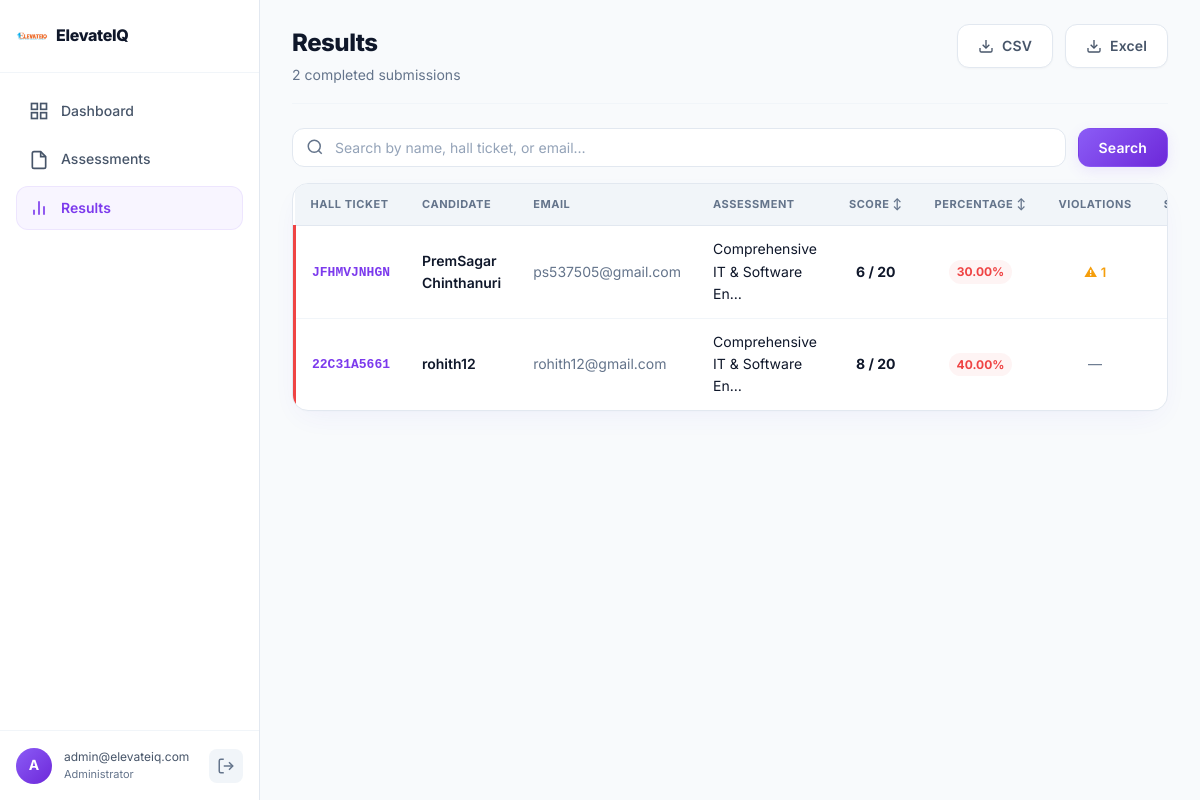
Page /admin/results (signed in) on the committed database.
### models/models.py (models this page shows, shortened)
class Admin(db.Model, UserMixin):
    __tablename__ = 'admins'
    id = db.Column(db.Integer, primary_key=True)
    email = db.Column(db.String(255), unique=True, nullable=False, index=True)
    password_hash = db.Column(db.String(255), nullable=False)
    created_at = db.Column(db.DateTime, default=datetime.utcnow, nullable=False)

class Submission(db.Model):
    __tablename__ = 'submissions'
    id = db.Column(db.Integer, primary_key=True)
    candidate_id = db.Column(
        db.Integer, db.ForeignKey('candidates.id', ondelete='CASCADE'),
        nullable=False, index=True
    )
    assessment_id = db.Column(
        db.Integer, db.ForeignKey('assessments.id', ondelete='CASCADE'),
        nullable=False, index=True
    )
    score = db.Column(db.Integer, default=0)
    total_questions = db.Column(db.Integer, default=0)
    percentage = db.Column(db.Float, default=0.0)
    violations = db.Column(db.Integer, default=0)
    status = db.Column(db.String(20), default='in_progress', index=True)  # in_progress | pass | fail
    submitted_at = db.Column(db.DateTime, nullable=True)
    answers = db.relationship(
        'Answer', backref='submission', lazy='dynamic',
        cascade='all, delete-orphan'
    )
    __table_args__ = (
        db.UniqueConstraint('candidate_id', 'assessment_id', name='uq_candidate_assessment'),
    )
    @property
    def submitted_at_ist(self):
        if not self.submitted_at:
            return None
        from datetime import timedelta
        return self.submitted_at + timedelta(hours=5, minutes=30)

class Candidate(db.Model):
    __tablename__ = 'candidates'
    id = db.Column(db.Integer, primary_key=True)
    full_name = db.Column(db.String(255), nullable=False)
    email = db.Column(db.String(255), unique=True, nullable=False, index=True)
    hall_ticket = db.Column(db.String(100), unique=True, nullable=False, index=True)
    created_at = db.Column(db.DateTime, default=datetime.utcnow, nullable=False)
    submissions = db.relationship(
        'Submission', backref='candidate', lazy='dynamic',
        cascade='all, delete-orphan'
    )

class Assessment(db.Model):
    __tablename__ = 'assessments'
    id = db.Column(db.Integer, primary_key=True)
    title = db.Column(db.String(255), nullable=False)
    description = db.Column(db.Text, nullable=True)
    duration = db.Column(db.Integer, nullable=False)          # minutes
    pass_percentage = db.Column(db.Float, nullable=False, default=60.0)
    status = db.Column(db.String(20), nullable=False, default='inactive')  # active | inactive
    created_at = db.Column(db.DateTime, default=datetime.utcnow, nullable=False)
    questions = db.relationship(
        'Question', backref='assessment', lazy='dynamic',
        cascade='all, delete-orphan', order_by='Question.id'
    )
    submissions = db.relationship(
        'Submission', backref='assessment', lazy='dynamic'
    )

### routes/admin.py (the view, shortened to what this page needs)
@admin_bp.route('/results')
@login_required
def results():
    page = request.args.get('page', 1, type=int)
    search = request.args.get('search', '').strip()
    per_page = 20
    query = (
        db.session.query(Submission)
        .join(Submission.candidate)
        .join(Submission.assessment)
        .filter(Submission.status != 'in_progress')
        .order_by(Submission.submitted_at.desc())
    )
    total = query.count()
    submissions = query.offset((page - 1) * per_page).limit(per_page).all()
    total_pages = max(1, (total + per_page - 1) // per_page)
    return render_template(
        'admin/results.html',
        submissions=submissions,
        page=page,
        total_pages=total_pages,
        total=total,
        search=search,
        per_page=per_page,
    )

### templates/admin/results.html (shortened to what this page needs)
{% extends "base.html" %}
{% block body_class %}admin-page{% endblock %}
{% block body %}
<div class="admin-layout">
  <aside class="sidebar">
    <div class="sidebar-logo">
      <div class="logo-icon-sm"><img src="{{ url_for('static', filename='image.png') }}" alt="ElevateIQ Logo" /></div>
      <span class="sidebar-brand">ElevateIQ</span>
    </div>
    <nav class="sidebar-nav">
      <a href="{{ url_for('admin.dashboard') }}" class="nav-item"><svg width="20" height="20" viewBox="0 0 24 24" fill="none" stroke="currentColor" stroke-width="2"><rect x="3" y="3" width="7" height="7"/><rect x="14" y="3" width="7" height="7"/><rect x="14" y="14" width="7" height="7"/><rect x="3" y="14" width="7" height="7"/></svg>Dashboard</a>
      <a href="{{ url_for('admin.assessments') }}" class="nav-item"><svg width="20" height="20" viewBox="0 0 24 24" fill="none" stroke="currentColor" stroke-width="2"><path d="M14 2H6a2 2 0 0 0-2 2v16a2 2 0 0 0 2 2h12a2 2 0 0 0 2-2V8z"/><polyline points="14 2 14 8 20 8"/></svg>Assessments</a>
      <a href="{{ url_for('admin.results') }}" class="nav-item active"><svg width="20" height="20" viewBox="0 0 24 24" fill="none" stroke="currentColor" stroke-width="2"><line x1="18" y1="20" x2="18" y2="10"/><line x1="12" y1="20" x2="12" y2="4"/><line x1="6" y1="20" x2="6" y2="14"/></svg>Results</a>
    </nav>
    <div class="sidebar-footer">
      <div class="admin-info">
        <div class="admin-avatar">{{ current_user.email[0].upper() }}</div>
        <div class="admin-details">
          <span class="admin-email">{{ current_user.email }}</span>
          <span class="admin-role">Administrator</span>
        </div>
      </div>
      <a href="{{ url_for('admin.logout') }}" class="btn-logout" title="Logout"><svg width="18" height="18" viewBox="0 0 24 24" fill="none" stroke="currentColor" stroke-width="2"><path d="M9 21H5a2 2 0 0 1-2-2V5a2 2 0 0 1 2-2h4"/><polyline points="16 17 21 12 16 7"/><line x1="21" y1="12" x2="9" y2="12"/></svg></a>
    </div>
  </aside>
  <main class="admin-main">
    <header class="page-header">
      <div>
        <h1 class="page-title">Results</h1>
        <p class="page-sub">{{ total }} completed submission{{ 's' if total != 1 else '' }}</p>
      </div>
      <div class="header-actions">
        <a href="{{ url_for('admin.export_results', fmt='csv', search=search) }}" class="btn btn-ghost" id="export-csv">
          <svg width="16" height="16" viewBox="0 0 24 24" fill="none" stroke="currentColor" stroke-width="2"><path d="M21 15v4a2 2 0 0 1-2 2H5a2 2 0 0 1-2-2v-4"/><polyline points="7 10 12 15 17 10"/><line x1="12" y1="15" x2="12" y2="3"/></svg>
          CSV
        </a>
        <a href="{{ url_for('admin.export_results', fmt='xlsx', search=search) }}" class="btn btn-ghost" id="export-xlsx">
          <svg width="16" height="16" viewBox="0 0 24 24" fill="none" stroke="currentColor" stroke-width="2"><path d="M21 15v4a2 2 0 0 1-2 2H5a2 2 0 0 1-2-2v-4"/><polyline points="7 10 12 15 17 10"/><line x1="12" y1="15" x2="12" y2="3"/></svg>
          Excel
        </a>
      </div>
    </header>
    <form method="GET" action="{{ url_for('admin.results') }}" class="search-bar-form">
      <div class="search-bar">
        <input type="text" name="search" value="{{ search }}" class="search-input" placeholder="Search by name, hall ticket, or email…" id="searchInput" />
      </div>
      <button type="submit" class="btn btn-primary">Search</button>
    </form>
    <div class="glass-card table-card">
      <div class="table-wrapper">
        <table class="data-table" id="resultsTable">
          <thead>
            <tr>
              <th>Hall Ticket</th>
              <th>Candidate</th>
              <th>Email</th>
              <th>Assessment</th>
              <th class="sortable" data-col="score">Score ↕</th>
              <th class="sortable" data-col="pct">Percentage ↕</th>
              <th>Violations</th>
              <th class="sortable" data-col="status">Status ↕</th>
            </tr>
          </thead>
          <tbody>
            {% for sub in submissions %}
            <tr class="result-tr {% if sub.status == 'pass' %}row-pass{% else %}row-fail{% endif %}">
              <td><span class="hall-ticket">{{ sub.candidate.hall_ticket }}</span></td>
              <td>
                <div class="cell-primary">{{ sub.candidate.full_name }}</div>
              </td>
              <td class="text-muted text-sm">{{ sub.candidate.email }}</td>
              <td class="text-sm">{{ sub.assessment.title[:30] }}{% if sub.assessment.title|length > 30 %}…{% endif %}</td>
              <td class="text-center"><strong>{{ sub.score }} / {{ sub.total_questions }}</strong></td>
              <td class="text-center">
                <span class="pct-pill {% if sub.percentage >= sub.assessment.pass_percentage %}pct-pass{% else %}pct-fail{% endif %}">
                  {{ "%.2f"|format(sub.percentage) }}%
                </span>
              </td>
              <td class="text-center">
                {% if sub.violations > 0 %}
                <span class="violation-badge">⚠ {{ sub.violations }}</span>
                {% else %}
                <span class="text-muted">—</span>
                {% endif %}
              </td>
              <td class="text-center">
              </td>
            </tr>
            {% else %}
            <tr><td colspan="9" class="empty-row">No results found{% if search %} for "{{ search }}"{% endif %}.</td></tr>
            {% endfor %}
          </tbody>
        </table>
      </div>
    </div>
  </main>
</div>
{% endblock %}

### rows in the picture
Admin: email "A", email "admin@elevateiq.com"
Submission: candidate.hall_ticket "JFHMVJNHGN", candidate.full_name "PremSagar Chinthanuri", candidate.email "ps537505@gmail.com", assessment "Comprehensive IT & Software En", score "6", total_questions "20", percentage "30.00", violations "1"
Submission: candidate.hall_ticket "22C31A5661", candidate.full_name "rohith12", candidate.email "rohith12@gmail.com", assessment "Comprehensive IT & Software En", score "8", total_questions "20", percentage "40.00"

### other values in the picture
{{ total }} "2"
{{ 's' if total != 1 else '' }} "s"
